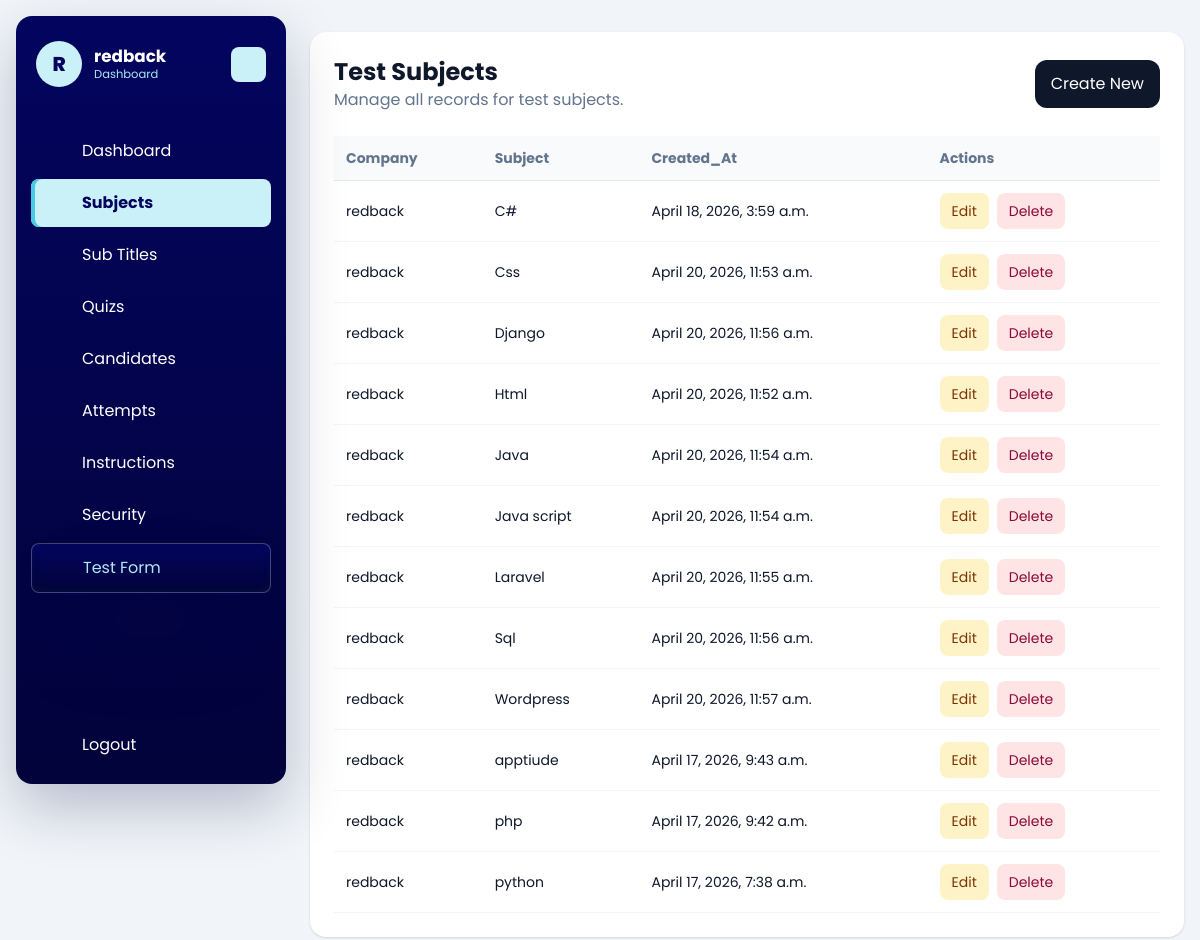
Before: /dashboard/subjects/ (signed in) with the older database file.
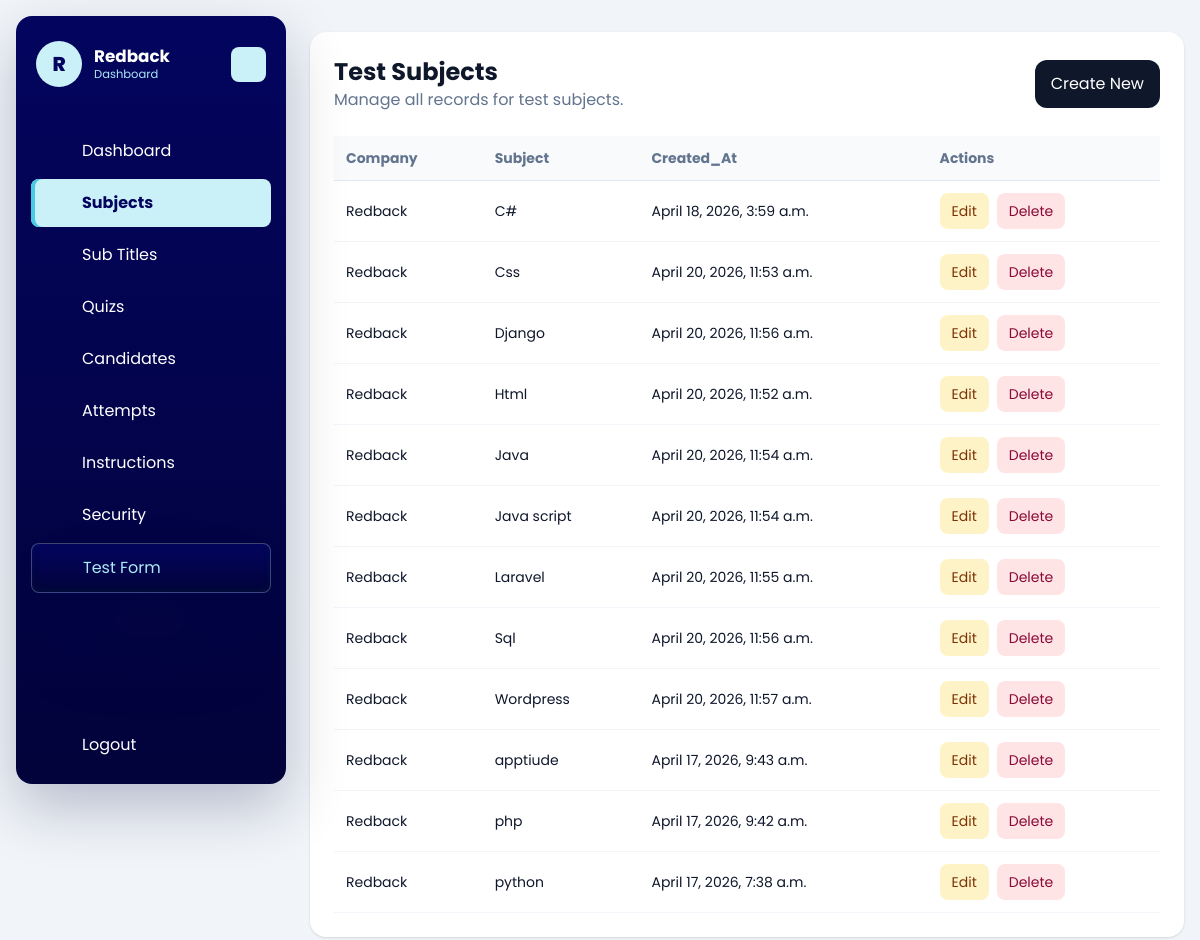
After: the same page with the newer database file.
### dashboard/models.py (models this page shows, shortened)
class Company(models.Model):
    name = models.CharField(max_length=150)
    image = models.ImageField(upload_to='company/', blank=True, null=True)
    email = models.EmailField(unique=True)
    password = models.CharField(max_length=128)
    is_active = models.BooleanField(default=True)
    test_instructions = models.TextField(
        default=DEFAULT_TEST_INSTRUCTIONS,
        blank=True,
        help_text='Instructions shown to candidates in the online test instructions drawer.',
    )
    allow_full_screen_lock = models.BooleanField(default=False)
    allow_pause_lock = models.BooleanField(default=False)
    allow_tab_switch_guard = models.BooleanField(default=False)
    allow_copy_paste_block = models.BooleanField(default=False)
    allow_right_click_disable = models.BooleanField(default=False)
    full_screen_lock = models.BooleanField(default=False)
    pause_lock = models.BooleanField(default=False)
    tab_switch_guard_enabled = models.BooleanField(default=False)
    copy_paste_block_enabled = models.BooleanField(default=False)
    right_click_disable_enabled = models.BooleanField(default=False)
    max_violation_warnings = models.PositiveIntegerField(default=3)
    exam_control_password = models.CharField(max_length=128, blank=True)
    created_at = models.DateTimeField(auto_now_add=True)
    updated_at = models.DateTimeField(auto_now=True)
    class Meta:
        ordering = ['name']
        verbose_name_plural = 'Companies'
    def __str__(self):
        return self.name

class TestSubject(models.Model):
    company = models.ForeignKey(Company, on_delete=models.CASCADE, related_name='subjects')
    subject = models.CharField(max_length=150)
    subject_svg = models.TextField(blank=True, null=True)
    created_at = models.DateTimeField(auto_now_add=True)
    class Meta:
        ordering = ['subject']
        unique_together = ('company', 'subject')

### dashboard/views.py (the view)
# urls.py: path('subjects/', views.subject_list, name='subject_list'),
@company_login_required
def subject_list(request):
    queryset = TestSubject.objects.filter(company=request.company).select_related('company')
    return render_crud_list(
        request,
        queryset=queryset,
        title='Test Subjects',
        create_url='dashboard:subject_create',
        edit_url_name='dashboard:subject_update',
        delete_url_name='dashboard:subject_delete',
        fields=['company', 'subject', 'created_at'],
    )

### dashboard/templatetags/dashboard_extras.py (called while the page is built)
@register.filter
def getattribute(obj, attr_name):
    return getattr(obj, attr_name)

### dashboard/views.py (called while the page is built)
def get_logged_in_company(request):
    company_id = request.session.get('company_id')
    if not company_id:
        return None
    return Company.objects.filter(id=company_id, is_active=True).first()

def company_login_required(view_func):
    @wraps(view_func)
    def wrapper(request, *args, **kwargs):
        company = get_logged_in_company(request)
        if not company:
            return redirect(f"{reverse('dashboard:login')}?next={request.path}")
        request.company = company
        return view_func(request, *args, **kwargs)
    return wrapper

def render_crud_list(request, *, queryset, title, create_url, edit_url_name, delete_url_name, fields):
    context = {
        'title': title,
        'objects': queryset,
        'create_url': create_url,
        'edit_url_name': edit_url_name,
        'delete_url_name': delete_url_name,
        'fields': fields,
    }
    return render(request, 'dashboard/crud_list.html', context)

### templates/dashboard/crud_list.html (shortened to what this page needs)
{% extends "base.html" %}
{% load dashboard_extras %}
{% block content %}
{% include 'dashboard/header.html' %}
<div id="dashboard-page-content">
<section class="rounded-2xl bg-white p-6 shadow-sm">
    <div class="mb-6 flex flex-col gap-3 sm:flex-row sm:items-center sm:justify-between">
        <div>
            <h1 class="text-2xl font-bold">{{ title }}</h1>
            <p class="text-slate-500">Manage all records for {{ title|lower }}.</p>
        </div>
        <a href="{% url create_url %}" class="rounded-xl bg-slate-900 px-4 py-3 text-white">Create New</a>
    </div>
    <div class="overflow-x-auto">
        <table class="min-w-full text-left text-sm">
            <thead class="border-b border-slate-200 bg-slate-50 text-slate-500">
                <tr>
                    {% for field in fields %}
                        <th class="px-3 py-3">{{ field|title }}</th>
                    {% endfor %}
                    <th class="px-3 py-3">Actions</th>
                </tr>
            </thead>
            <tbody>
                {% for object in objects %}
                    <tr class="border-b border-slate-100">
                        {% for field in fields %}
                            <td class="px-3 py-3">{{ object|getattribute:field }}</td>
                        {% endfor %}
                        <td class="px-3 py-3">
                            <div class="flex gap-2">
                                <a href="{% url edit_url_name object.pk %}" class="rounded-lg bg-amber-100 px-3 py-2 text-amber-900">Edit</a>
                                <a href="{% url delete_url_name object.pk %}" class="rounded-lg bg-rose-100 px-3 py-2 text-rose-900">Delete</a>
                            </div>
                        </td>
                    </tr>
                {% empty %}
                    <tr>
                        <td colspan="{{ fields|length|add:1 }}" class="px-3 py-8 text-center text-slate-500">
                            No records found.
                        </td>
                    </tr>
                {% endfor %}
            </tbody>
        </table>
    </div>
</section>
</div>
{% endblock %}

### templates/dashboard/header.html (shortened to what this page needs)
<aside class="dashboard-sidebar" data-dashboard-sidebar>
    <header class="dashboard-sidebar-header">
        <a href="/" class="dashboard-brand">
            <span class="dashboard-brand-mark">{{ request.company.name|default:"Company"|slice:":1"|upper }}</span>
            <span class="dashboard-brand-text">
                <strong>{{ request.company.name|default:"Company" }}</strong>
                <span>Dashboard</span>
            </span>
        </a>
        <button class="dashboard-toggler dashboard-sidebar-toggler" type="button" aria-label="Toggle sidebar">
        </button>
    </header>
    <nav class="dashboard-sidebar-nav"
        aria-label="Dashboard navigation"
        hx-boost="true"
        hx-target="#dashboard-page-content"
        hx-select="#dashboard-page-content"
        hx-push-url="true">
        <ul class="dashboard-nav-list dashboard-primary-nav">
            {% if request.session.company_id %}
                <li class="dashboard-nav-item">
                    <a href="/dashboard/" class="dashboard-nav-link" data-dashboard-nav-link data-nav-exact>
                        <span class="dashboard-nav-label">Dashboard</span>
                    </a>
                </li>
                <li class="dashboard-nav-item">
                    <a href="/dashboard/subjects/" class="dashboard-nav-link" data-dashboard-nav-link>
                        <span class="dashboard-nav-label">Subjects</span>
                    </a>
                </li>
                <li class="dashboard-nav-item">
                    <a href="/dashboard/subtitles/" class="dashboard-nav-link" data-dashboard-nav-link>
                        <span class="dashboard-nav-label">Sub Titles</span>
                    </a>
                </li>
                <li class="dashboard-nav-item">
                    <a href="/dashboard/quizzes/" class="dashboard-nav-link" data-dashboard-nav-link>
                        <span class="dashboard-nav-label">Quizs</span>
                    </a>
                </li>
                <li class="dashboard-nav-item">
                    <a href="/dashboard/candidates/" class="dashboard-nav-link" data-dashboard-nav-link>
                        <span class="dashboard-nav-label">Candidates</span>
                    </a>
                </li>
                <li class="dashboard-nav-item">
                    <a href="/dashboard/attempts/" class="dashboard-nav-link" data-dashboard-nav-link>
                        <span class="dashboard-nav-label">Attempts</span>
                    </a>
                </li>
                <li class="dashboard-nav-item">
                    <a href="/dashboard/settings/instructions/" class="dashboard-nav-link" data-dashboard-nav-link>
                        <span class="dashboard-nav-label">Instructions</span>
                    </a>
                </li>
                <li class="dashboard-nav-item">
                    <a href="/dashboard/settings/security/" class="dashboard-nav-link" data-dashboard-nav-link>
                        <span class="dashboard-nav-label">Security</span>
                    </a>
                </li>
                <li class="dashboard-nav-item">
                    <a href="/quiz/start/" class="dashboard-nav-link is-accent" data-dashboard-nav-link hx-boost="false">
                        <span class="dashboard-nav-label">Test Form</span>
                    </a>
                </li>
            {% endif %}
        </ul>
        {% if request.session.company_id %}
            <ul class="dashboard-nav-list dashboard-secondary-nav">
                <li class="dashboard-nav-item">
                    <a href="/dashboard/logout/" class="dashboard-nav-link is-danger">
                        <span class="dashboard-nav-label">Logout</span>
                    </a>
                </li>
            </ul>
        {% endif %}
    </nav>
</aside>

Changed rows visible on the page:
changed Company: company.name "redback" → "Redback"
changed through a linked row, TestSubject "April 18, 2026, 3:59 a.m.": company.name "redback" → "Redback"
changed through a linked row, TestSubject "Css": company.name "redback" → "Redback"
changed through a linked row, TestSubject "Django": company.name "redback" → "Redback"
changed through a linked row, TestSubject "Html": company.name "redback" → "Redback"
changed through a linked row, TestSubject "Java": company.name "redback" → "Redback"
changed through a linked row, TestSubject "Java script": company.name "redback" → "Redback"
changed through a linked row, TestSubject "Laravel": company.name "redback" → "Redback"
changed through a linked row, TestSubject "Sql": company.name "redback" → "Redback"
changed through a linked row, TestSubject "Wordpress": company.name "redback" → "Redback"
changed through a linked row, TestSubject "apptiude": company.name "redback" → "Redback"
changed through a linked row, TestSubject "php": company.name "redback" → "Redback"
changed through a linked row, TestSubject "python": company.name "redback" → "Redback"
